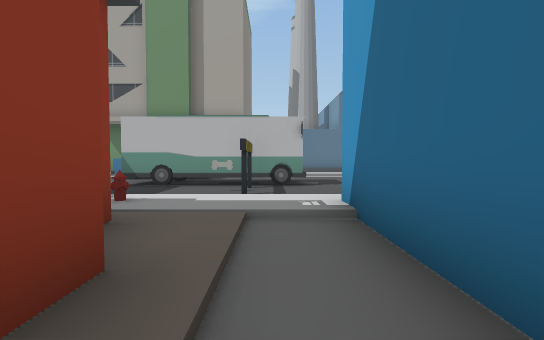
View 1 (above)

23 first-person views from a walk through a scene from a Unity 3-D project. The camera is 1.3 m above the floor, tilts 2° down and sees 85° across. The floor is counted in squares, 2 m on a side. Each view is taken from the middle of a square. On the plan, view 1 faces up. The plan holds only what a view shows up to about 9 squares ahead; the rest is blank. The place goes on beyond the plan. The player character is not drawn. Some surface patterns are stand-ins.

View 2
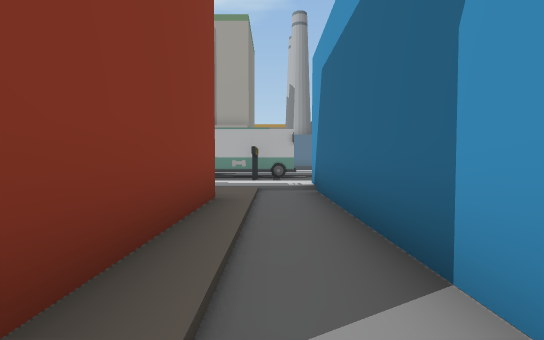

View 3
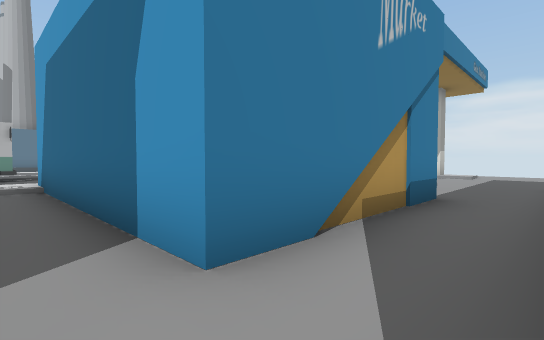

View 4
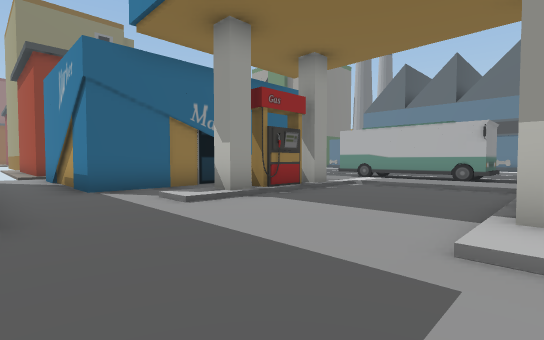

View 5
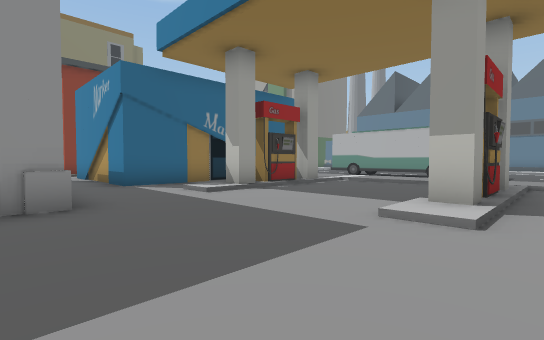

View 6
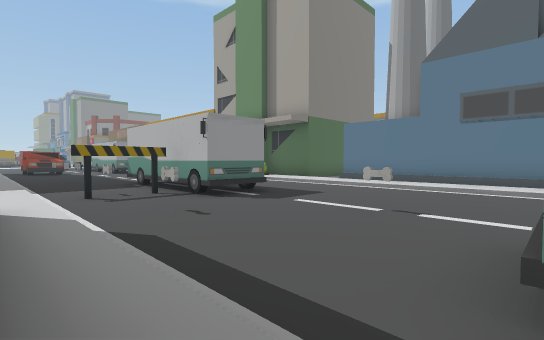

View 7
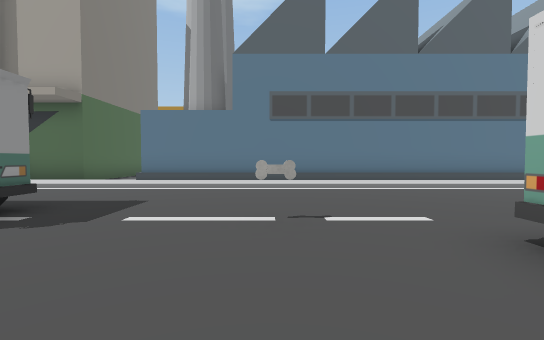

View 8
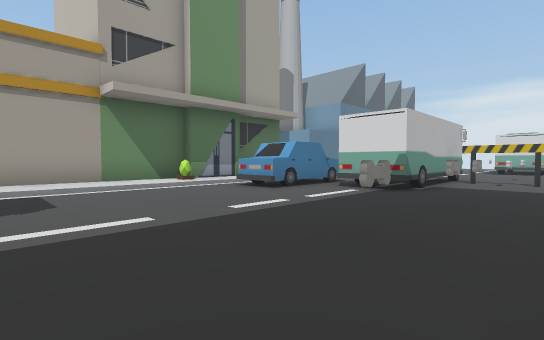

View 9
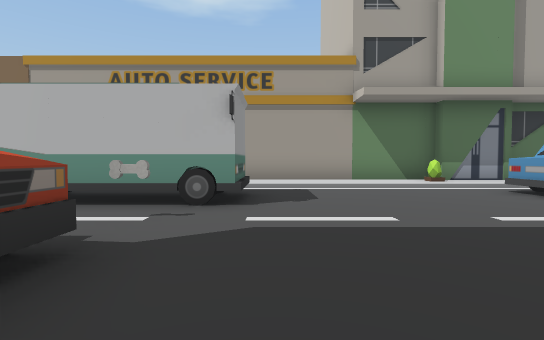

View 10
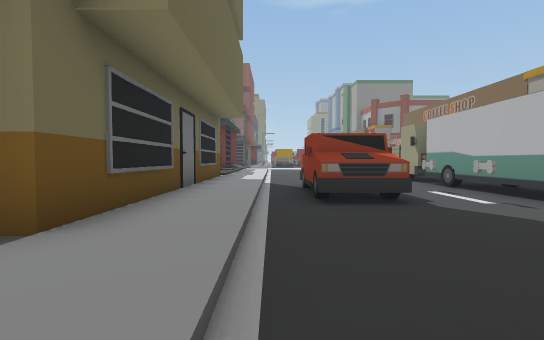

View 11
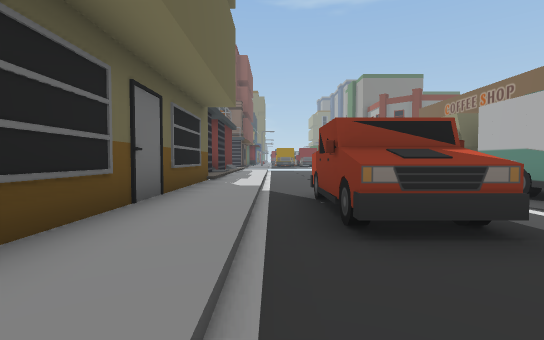

View 12
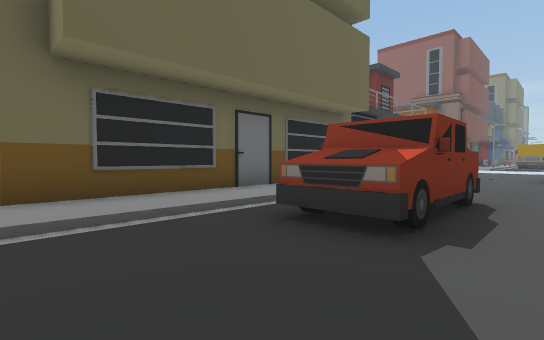

View 13
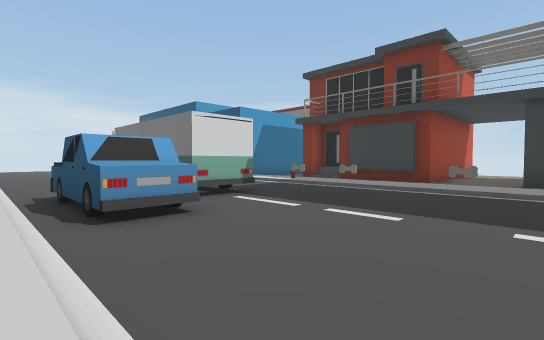

View 14
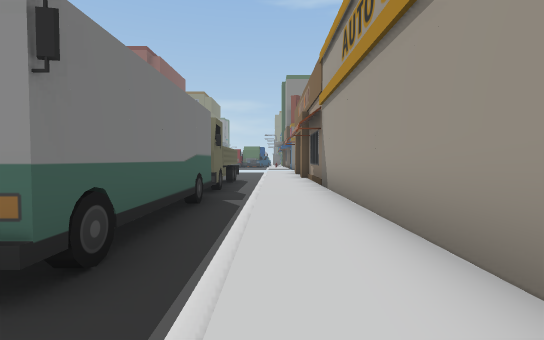

View 15
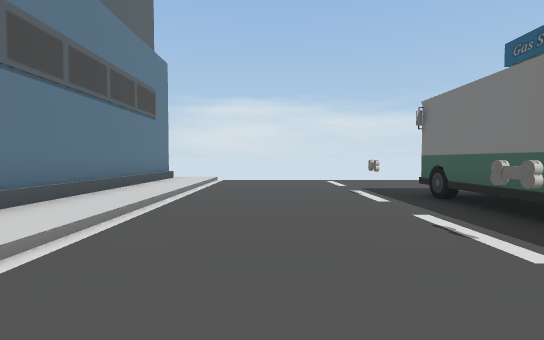

View 16
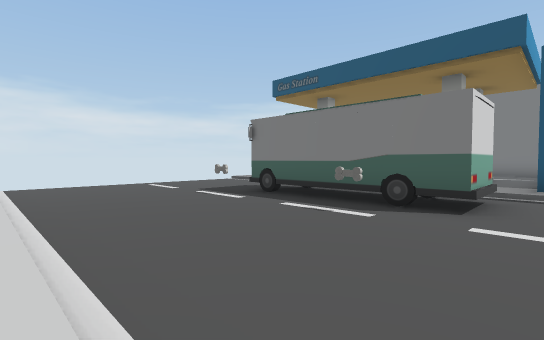

View 17
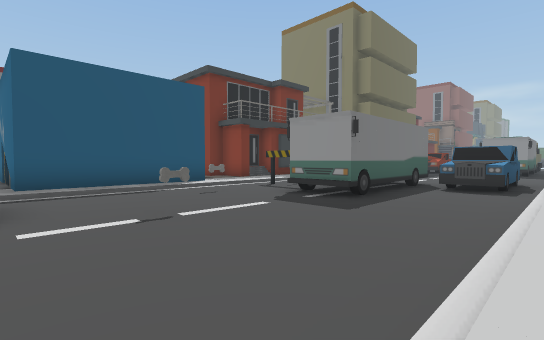

View 18
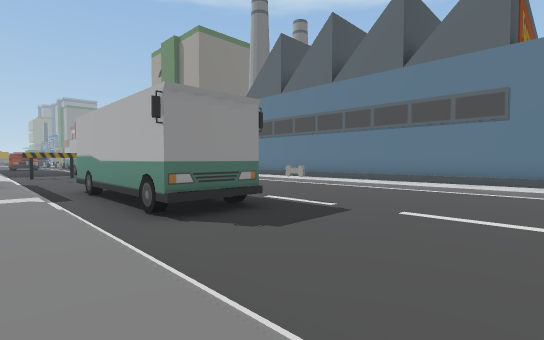

View 19
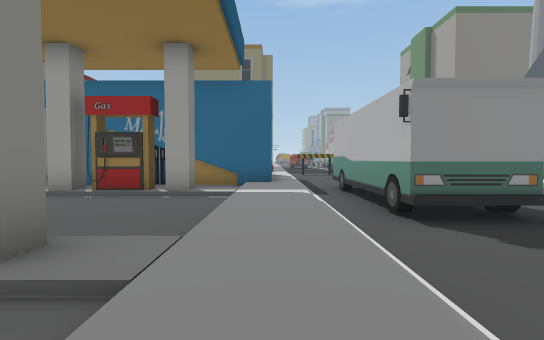

View 20
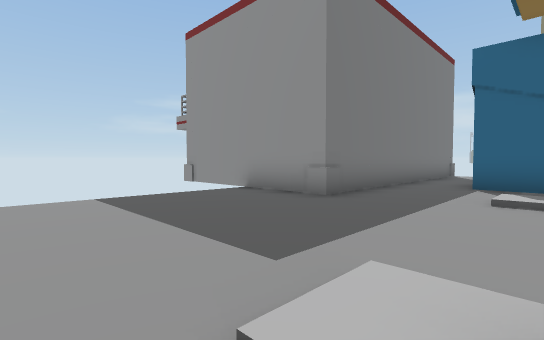

View 21
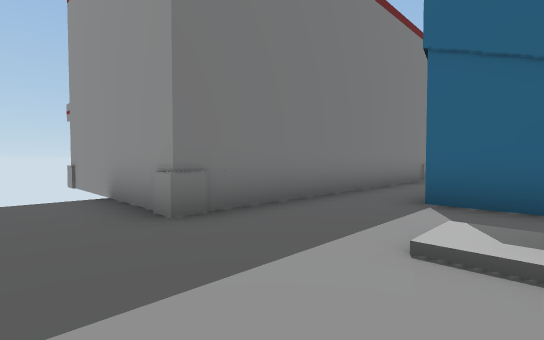

View 22
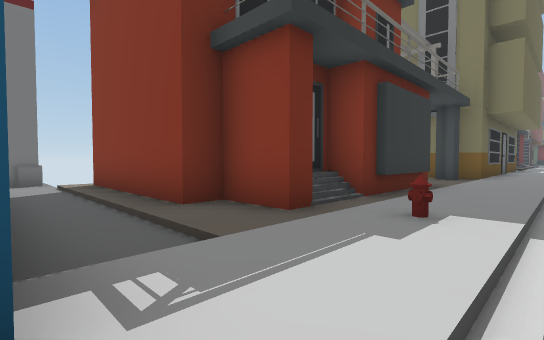

View 23
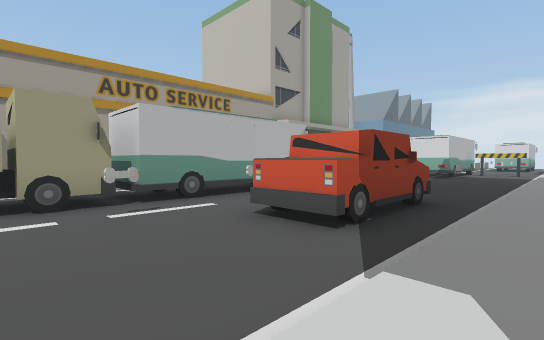

### Floor plan
Key: @ floor where view 1 was taken; # wall or solid block; . main floor; : floor 0.25 m higher than the main floor; / step, stairs or slope; B bus; N bones; F fence; H hydrant; U building; C car; T truck; O other object.
Columns run from 17 left of view 1 to 14 right of it. Each row starts with its distance up from view 1.
 16                               U
 15          U            U       U
 14 #UUUUU U UU    U      U  UUUUUUU
 13 :::::::::::UUU#:::UUUUUUUUUUUUU/
 12 ////////////////////////////////
 11 ............CCC.................
 10 TTTBBBB.....CCC.................
  9 ..............BBBB..............
  8 .N..ON........BBBB...N..N..N....
  7 ...CCC..........NB.....BBBBB....
  6 ...CCC...N..NO..F..N...BBBBB....
  5 ////////////////////////////////
  4 :::::::::::::::H::#####:::::::::
  3 UUUUUUUUU####### .#   #.//.../.
  2         U  #  ##:.#   #./#...#.
  1                ##.#   #./#...#.
  0                 #@#   #.#/...#.
 -1                 #.#   #.//...:.
 -2                 #.#####.//.../.
 -3                 #..............
 -4                  ..............
 -5                  #########.....
 -6                          #.....
 -7                          #

Positions as (right, up) in squares from view 1, and headings:
1: (0, 0), facing up
2: (0, -3), facing up
3: (0, -4), facing up-right
4: (12, -4), facing up-left
5: (13, -5), facing up-left
6: (6, 4), facing up-left
7: (4, 5), facing up
8: (-10, 5), facing up-right
9: (-10, 5), facing up
10: (-7, 5), facing left
11: (-9, 5), facing left
12: (-9, 8), facing down-left
13: (-9, 12), facing down-right
14: (-9, 12), facing left
15: (5, 10), facing right
16: (5, 12), facing down-right
17: (6, 12), facing down-left
18: (14, 4), facing up-left
19: (14, 4), facing left
20: (13, -1), facing down-left
21: (10, -1), facing down-left
22: (1, 5), facing down-left
23: (-17, 4), facing up-right
